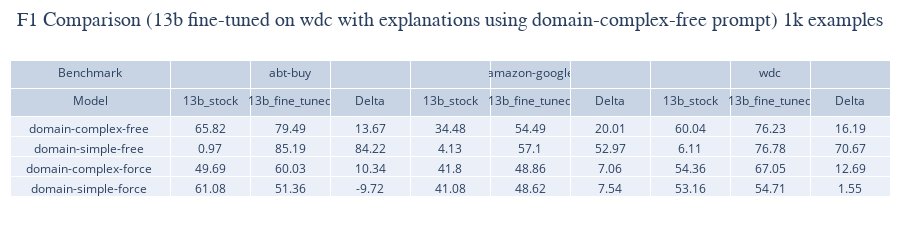

The notebook cell saved with this chart:
### Code cell
directory_path = '../results/13b/explanation/1k/2024-05-09-15-39-29_1k_explanations_gpt_no_money'

file_paths = analytics.get_all_files_in_directory(directory_path)
all_stats = analytics.calculate_fine_tuned_stats(file_paths)
df_fintuned_results = analytics.create_comparison_df(all_stats, baseline_13b_stats)


analytics.create_plotly_table(df_fintuned_results, fine_tuned_prompt="domain-complex-free", benchmark="wdc", title="F1 Comparison (13b fine-tuned on wdc with explanations using domain-complex-free prompt) 1k examples" , file_path="../plots/knowledge_transfer")

### Figure 1 — Plotly figure (JSON) as saved in the notebook; plotly's stock layout.template omitted (floating-point values rounded to 4 significant figures)
{"data": [{"cells": {"align": "center", "values": [["domain-complex-free ", "domain-simple-free ", "domain-complex-force ", "domain-simple-force "], [65.82, 0.97, 49.69, 61.08], [79.49, 85.19, 60.03, 51.36], [13.67, 84.22, 10.34, -9.72], [34.48, 4.13, 41.8, 41.08], [54.49, 57.1, 48.86, 48.62], [20.01, 52.97, 7.06, 7.54], [60.04, 6.11, 54.36, 53.16], [76.23, 76.78, 67.05, 54.71], [16.19, 70.67, 12.69, 1.55]]}, "columnwidth": [200, 100, 100, 100, 100, 100, 100, 100, 100, 100, 100, 100, 100, 100, 100, 100, 100, 100, 100], "header": {"align": "center", "values": [["Benchmark", "Model"], ["", "13b_stock"], ["abt-buy", "13b_fine_tuned"], ["", "Delta"], ["", "13b_stock"], ["amazon-google", "13b_fine_tuned"], ["", "Delta"], ["", "13b_stock"], ["wdc", "13b_fine_tuned"], ["", "Delta"]]}, "type": "table"}], "layout": {"height": 220, "margin": {"b": 0, "l": 10, "r": 10, "t": 60}, "title": {"font": {"family": "Arial", "size": 20}, "text": "F1 Comparison (13b fine-tuned on wdc with explanations using domain-complex-free prompt) 1k examples", "x": 0.5, "y": 0.95}}}
